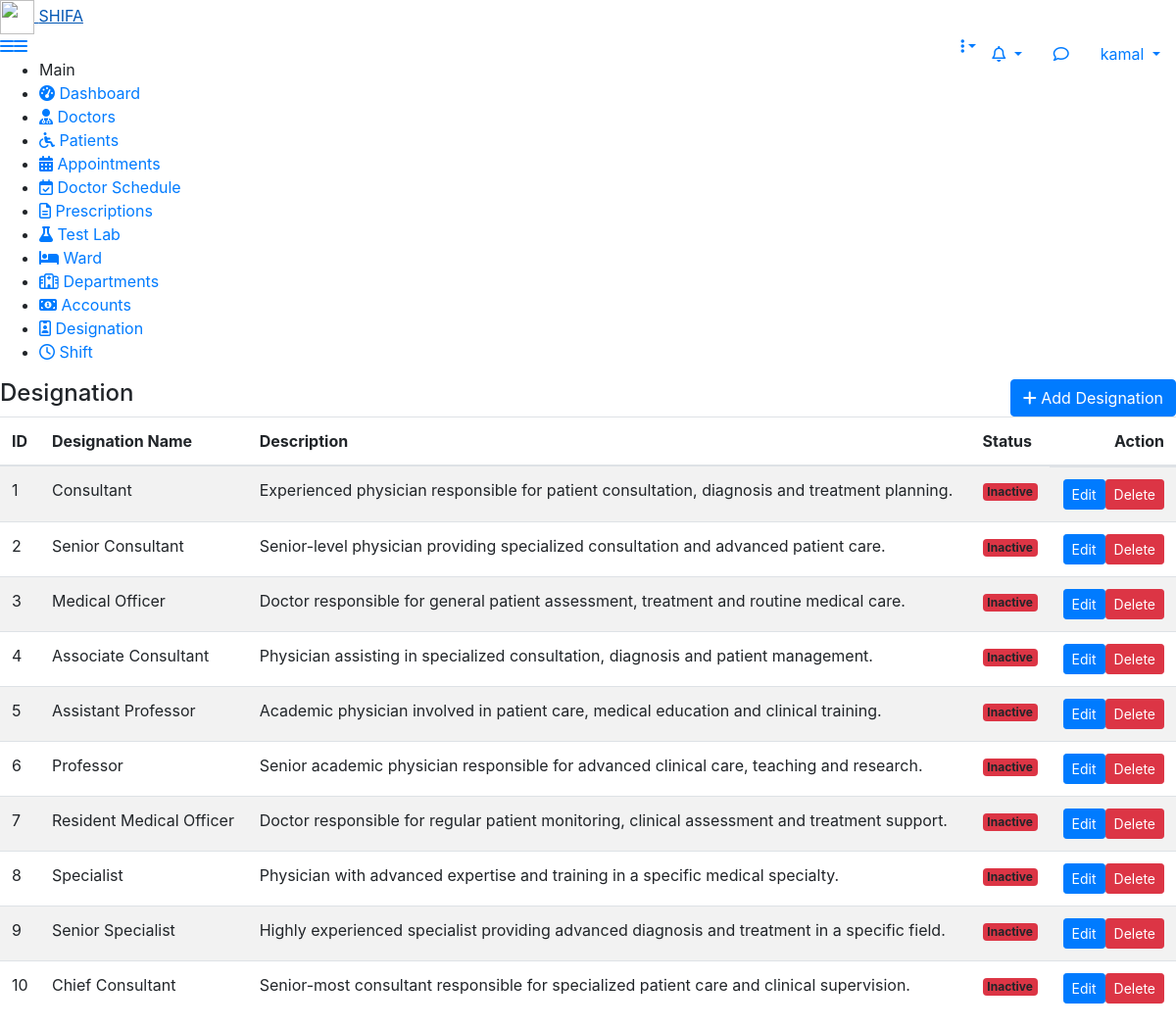
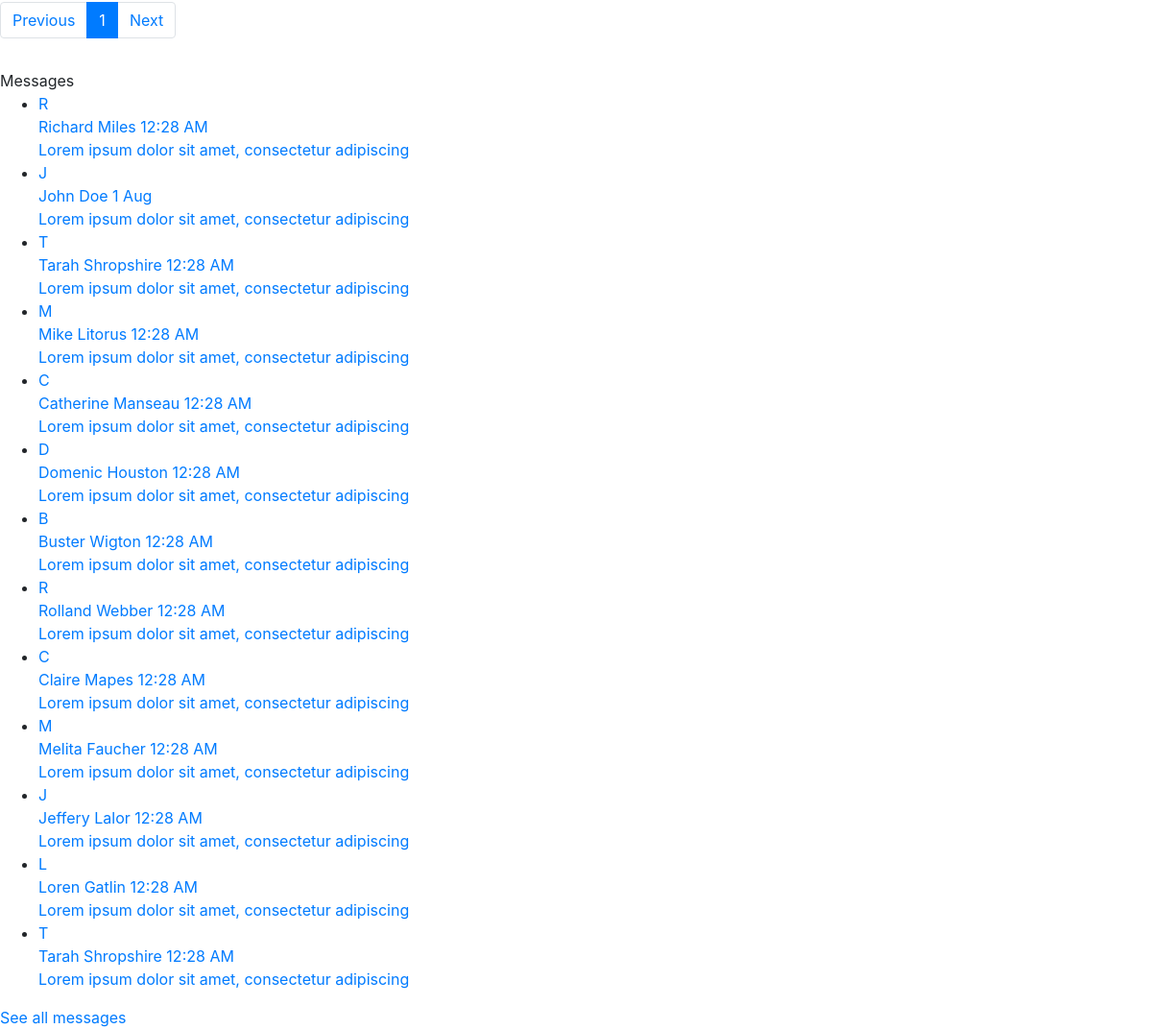
Screenshot of /designation/designation.php (signed in) with the database file from the repository (2 pictures, top to bottom).
### tables this page shows
CREATE TABLE `designation` (
  `id` int(11) NOT NULL,
  `designation_name` varchar(100) DEFAULT NULL,
  `description` varchar(255) DEFAULT NULL,
  `status` int(2) NOT NULL COMMENT '0=inactive, 1=active',
  `created_at` timestamp NULL DEFAULT NULL,
  `updated_at` timestamp NULL DEFAULT NULL,
  `deleted_at` datetime DEFAULT NULL
);

### designation/designation.php (the view, shortened to what the rows shown need)
<?php require_once "../component/header.php"; ?>
<?php require_once "../component/sidebar.php"; ?>
        <div class="page-wrapper">
            <div class="content">
                <div class="row">
                    <div class="col-md-12">
                        <div class="table-responsive">
                            <table class="table table-striped custom-table mb-0 datatable">
                                <thead>
                                    <tr>
                                        <th>ID</th>
                                        <th>Designation Name</th>
                                        <th>Description</th>
                                        <th>Status</th>
                                        <th class="text-right">Action</th>
                                    </tr>
                                </thead>
                                <tbody>
                                    <tr>
                                        <?php
                                        if(isset($_GET['page']) && is_numeric($_GET['page'])){
                                            $page = (int)$_GET['page'];
                                        } else {
                                            $page = 1;
                                        }
                                        $designation = $crud->common_select("designation",'*',[],'AND','id','ASC',10,($page-1)*10);
                                        if($designation['status']){
                                        foreach ($designation['data'] as $designation) { ?>
                                        <td><?= $designation->id ?></td>
                                        <td><?= $designation->designation_name ?></td>
                                        <td><?= $designation->description ?></td>
                                        <td>
                                            <?php if ($designation->status == '1') { ?>
                                            <span class="badge bg-success">Active</span>
                                            <?php } else { ?>
                                            <span class="badge bg-danger">Inactive</span>
                                            <?php } ?>
                                        </td>
                                        <td class="d-flex justify-content-end">
                                            <a href="<?= $base_url ?>designation/edit_designation.php?id=<?= $designation->id ?>" class="btn btn-sm btn-primary mb-2 mb-lg-0 me-0 me-lg-2">Edit</a>
                                            <a onclick="return confirm('Are you sure you want to delete this designation?');" href="<?= $base_url ?>designation/delete_designation.php?id=<?= $designation->id ?>" class="btn btn-sm btn-danger">Delete</a>
                                        </td>
                                    </tr>
                                            <?php } } ?>
                                </tbody>
                            </table>
                        </div>
        </div>
    </div>
</div>
        </div>
    </div>
<?php require_once "../component/footer.php"; ?>

### rows the page displays
designation: id "1", designation_name "Consultant", description "Experienced physician responsible for patient consultation, diagnosis and treatment planning.", status "Inactive"
designation: id "2", designation_name "Senior Consultant", description "Senior-level physician providing specialized consultation and advanced patient care.", status "Inactive"
designation: id "3", designation_name "Medical Officer", description "Doctor responsible for general patient assessment, treatment and routine medical care.", status "Inactive"
designation: id "4", designation_name "Associate Consultant", description "Physician assisting in specialized consultation, diagnosis and patient management.", status "Inactive"
designation: id "5", designation_name "Assistant Professor", description "Academic physician involved in patient care, medical education and clinical training.", status "Inactive"
designation: id "6", designation_name "Professor", description "Senior academic physician responsible for advanced clinical care, teaching and research.", status "Inactive"
designation: id "7", designation_name "Resident Medical Officer", description "Doctor responsible for regular patient monitoring, clinical assessment and treatment support.", status "Inactive"
designation: id "8", designation_name "Specialist", description "Physician with advanced expertise and training in a specific medical specialty.", status "Inactive"
designation: id "9", designation_name "Senior Specialist", description "Highly experienced specialist providing advanced diagnosis and treatment in a specific field.", status "Inactive"
designation: id "10", designation_name "Chief Consultant", description "Senior-most consultant responsible for specialized patient care and clinical supervision.", status "Inactive"

### other values shown
$_SESSION['user_name'] "kamal"
